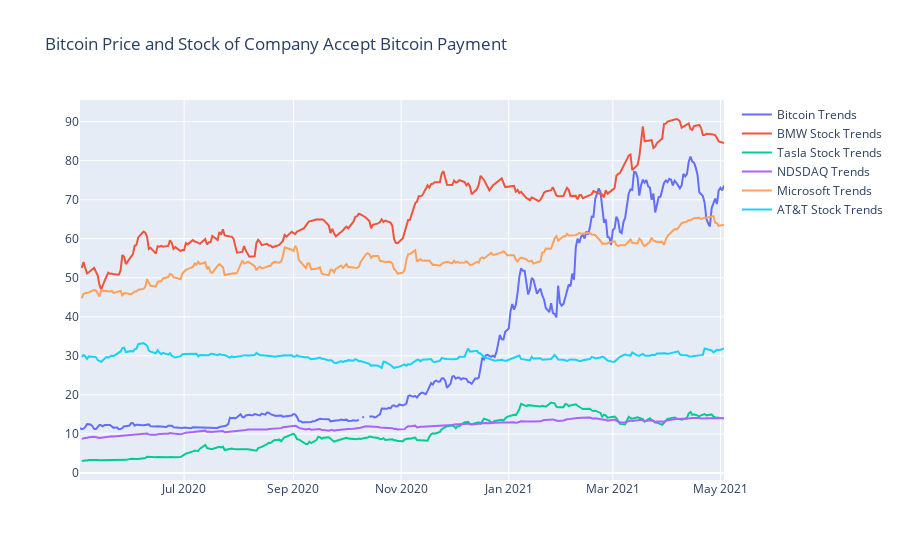

The notebook cell saved with this chart:
### Code cell
btc_daily['Bitcoin_trends'] = btc_daily['High']/800
NDSDAQ['NDSDAQ_trends'] = NDSDAQ['High']/1000
TSLA['TSLA_trends'] = TSLA['High']/50
MSFT['MSFT_trends'] = MSFT['High']/4
fig = go.Figure([go.Scatter(x=btc_daily['Date'], y=btc_daily['Bitcoin_trends'],name = "Bitcoin Trends")])
fig.update_layout(title='Bitcoin Price and Stock of Company Accept Bitcoin Payment')
fig.add_trace(go.Scatter(x=BMW['Date'], y=BMW['High'],mode='lines',name='BMW Stock Trends'))
fig.add_trace(go.Scatter(x=TSLA['Date'], y=TSLA['TSLA_trends'],mode='lines',name='Tasla Stock Trends'))
fig.add_trace(go.Scatter(x=NDSDAQ['Date'], y=NDSDAQ['NDSDAQ_trends'],mode='lines',name='NDSDAQ Trends'))
fig.add_trace(go.Scatter(x=MSFT['Date'], y=MSFT['MSFT_trends'],mode='lines',name='Microsoft Trends'))
fig.add_trace(go.Scatter(x=AT['Date'], y=AT['High'],mode='lines',name='AT&T Stock Trends'))
fig.show()
pio.write_html(fig,"BTC_Google.html", full_html=False)
pio.write_html(fig,"Bitcoin and Stocks Trends.html", full_html=False)

### Figure 1 — Plotly figure (JSON) as saved in the notebook; plotly's stock layout.template omitted (floating-point values rounded to 4 significant figures; data arrays with more than 128 entries replaced by an {"elided": "..."} marker saying what was removed)
{"data": [{"name": "Bitcoin Trends", "type": "scatter", "x": {"elided": "366 str values"}, "y": {"elided": "366 float values"}}, {"mode": "lines", "name": "BMW Stock Trends", "type": "scatter", "x": {"elided": "254 str values"}, "y": {"elided": "254 float values"}}, {"mode": "lines", "name": "Tasla Stock Trends", "type": "scatter", "x": {"elided": "251 str values"}, "y": {"elided": "251 float values"}}, {"mode": "lines", "name": "NDSDAQ Trends", "type": "scatter", "x": {"elided": "252 str values"}, "y": {"elided": "252 float values"}}, {"mode": "lines", "name": "Microsoft Trends", "type": "scatter", "x": {"elided": "252 str values"}, "y": {"elided": "252 float values"}}, {"mode": "lines", "name": "AT&T Stock Trends", "type": "scatter", "x": {"elided": "252 str values"}, "y": {"elided": "252 float values"}}], "layout": {"title": {"text": "Bitcoin Price and Stock of Company Accept Bitcoin Payment"}}}
